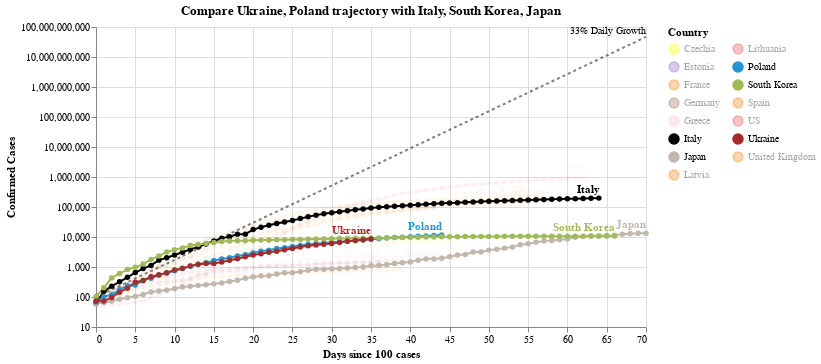

The notebook cell this image was saved under:
### Code cell
#hide_input
chart2 = make_since_chart(['Ukraine', 'Poland'])
chart2

### Figure 1 — Vega-Lite specification as saved in the notebook (floating-point values rounded to 4 significant figures; data arrays with more than 128 entries replaced by an {"elided": "..."} marker saying what was removed)
{"config": {"view": {"continuousWidth": 400, "continuousHeight": 300}}, "layer": [{"mark": {"type": "line", "color": "black", "opacity": 0.5, "strokeDash": [3, 3]}, "encoding": {"x": {"type": "quantitative", "field": "Days since 100 cases"}, "y": {"type": "quantitative", "field": "Confirmed Cases"}}}, {"mark": {"type": "text", "align": "right", "dy": -6, "fontSize": 10, "text": "33% Daily Growth"}, "encoding": {"x": {"type": "quantitative", "field": "Days since 100 cases"}, "y": {"type": "quantitative", "field": "Confirmed Cases"}}, "transform": [{"filter": "(datum['Days since 100 cases'] >= 70)"}]}, {"data": {"name": "data-0e9b0f6815613332706c91ac41e01c24"}, "mark": {"type": "line", "point": true}, "encoding": {"color": {"type": "nominal", "field": "Country", "legend": {"columns": 2}, "scale": {"domain": ["Czechia", "Estonia", "France", "Germany", "Greece", "Italy", "Japan", "Latvia", "Lithuania", "Poland", "South Korea", "Spain", "US", "Ukraine", "United Kingdom"], "range": ["yellow", "#9467bd", "#F58518", "#9D755D", "pink", "black", "#C1B7AD", "#F58518", "#E45756", "#2495D3", "#A1BA59", "#F58518", "#E45756", "brown", "#F58518"]}}, "opacity": {"condition": {"value": 1, "selection": "selector003"}, "value": 0.05}, "tooltip": [{"type": "nominal", "field": "Country"}, {"type": "temporal", "field": "Date"}, {"type": "quantitative", "field": "Confirmed Cases"}, {"type": "quantitative", "field": "Days since 100 cases"}], "x": {"type": "quantitative", "field": "Days since 100 cases"}, "y": {"type": "quantitative", "field": "Confirmed Cases", "scale": {"type": "log"}}}, "selection": {"selector003": {"type": "multi", "fields": ["Country"], "bind": "legend", "init": [{"Country": "Ukraine"}, {"Country": "Poland"}, {"Country": "Italy"}, {"Country": "South Korea"}, {"Country": "Japan"}]}}, "width": 550}, {"data": {"name": "data-0e9b0f6815613332706c91ac41e01c24"}, "mark": {"type": "text", "align": "right", "dy": -8, "fontWeight": "bold"}, "encoding": {"color": {"type": "nominal", "field": "Country", "legend": {"columns": 2}, "scale": {"domain": ["Czechia", "Estonia", "France", "Germany", "Greece", "Italy", "Japan", "Latvia", "Lithuania", "Poland", "South Korea", "Spain", "US", "Ukraine", "United Kingdom"], "range": ["yellow", "#9467bd", "#F58518", "#9D755D", "pink", "black", "#C1B7AD", "#F58518", "#E45756", "#2495D3", "#A1BA59", "#F58518", "#E45756", "brown", "#F58518"]}}, "opacity": {"condition": {"value": 1, "selection": "selector003"}, "value": 0.05}, "text": {"type": "nominal", "field": "Country"}, "tooltip": [{"type": "nominal", "field": "Country"}, {"type": "temporal", "field": "Date"}, {"type": "quantitative", "field": "Confirmed Cases"}, {"type": "quantitative", "field": "Days since 100 cases"}], "x": {"type": "quantitative", "field": "Days since 100 cases"}, "y": {"type": "quantitative", "field": "Confirmed Cases", "scale": {"type": "log"}}}, "transform": [{"filter": "(datum['Date'] >= 1587859200000)"}], "width": 550}], "data": {"name": "data-d5276c24790f743b3f5c40ddfbd27d02"}, "title": "Compare Ukraine, Poland trajectory with Italy, South Korea, Japan", "$schema": "https://vega.github.io/schema/vega-lite/v4.0.2.json", "datasets": {"data-d5276c24790f743b3f5c40ddfbd27d02": [{"Days since 100 cases": 0, "Confirmed Cases": 100.0}, {"Days since 100 cases": 1, "Confirmed Cases": 133.0}, {"Days since 100 cases": 2, "Confirmed Cases": 176.9}, {"Days since 100 cases": 3, "Confirmed Cases": 235.3}, {"Days since 100 cases": 4, "Confirmed Cases": 312.9}, {"Days since 100 cases": 5, "Confirmed Cases": 416.2}, {"Days since 100 cases": 6, "Confirmed Cases": 553.5}, {"Days since 100 cases": 7, "Confirmed Cases": 736.1}, {"Days since 100 cases": 8, "Confirmed Cases": 979.1}, {"Days since 100 cases": 9, "Confirmed Cases": 1302.0}, {"Days since 100 cases": 10, "Confirmed Cases": 1732.0}, {"Days since 100 cases": 11, "Confirmed Cases": 2303.0}, {"Days since 100 cases": 12, "Confirmed Cases": 3064.0}, {"Days since 100 cases": 13, "Confirmed Cases": 4074.0}, {"Days since 100 cases": 14, "Confirmed Cases": 5419.0}, {"Days since 100 cases": 15, "Confirmed Cases": 7207.0}, {"Days since 100 cases": 16, "Confirmed Cases": 9586.0}, {"Days since 100 cases": 17, "Confirmed Cases": 12750.0}, {"Days since 100 cases": 18, "Confirmed Cases": 16960.0}, {"Days since 100 cases": 19, "Confirmed Cases": 22550.0}, {"Days since 100 cases": 20, "Confirmed Cases": 29990.0}, {"Days since 100 cases": 21, "Confirmed Cases": 39890.0}, {"Days since 100 cases": 22, "Confirmed Cases": 53060.0}, {"Days since 100 cases": 23, "Confirmed Cases": 70560.0}, {"Days since 100 cases": 24, "Confirmed Cases": 93850.0}, {"Days since 100 cases": 25, "Confirmed Cases": 124800.0}, {"Days since 100 cases": 26, "Confirmed Cases": 166000.0}, {"Days since 100 cases": 27, "Confirmed Cases": 220800.0}, {"Days since 100 cases": 28, "Confirmed Cases": 293700.0}, {"Days since 100 cases": 29, "Confirmed Cases": 390600.0}, {"Days since 100 cases": 30, "Confirmed Cases": 519500.0}, {"Days since 100 cases": 31, "Confirmed Cases": 690900.0}, {"Days since 100 cases": 32, "Confirmed Cases": 918900.0}, {"Days since 100 cases": 33, "Confirmed Cases": 1222000.0}, {"Days since 100 cases": 34, "Confirmed Cases": 1625000.0}, {"Days since 100 cases": 35, "Confirmed Cases": 2162000.0}, {"Days since 100 cases": 36, "Confirmed Cases": 2875000.0}, {"Days since 100 cases": 37, "Confirmed Cases": 3824000.0}, {"Days since 100 cases": 38, "Confirmed Cases": 5086000.0}, {"Days since 100 cases": 39, "Confirmed Cases": 6764000.0}, {"Days since 100 cases": 40, "Confirmed Cases": 8996000.0}, {"Days since 100 cases": 41, "Confirmed Cases": 11970000.0}, {"Days since 100 cases": 42, "Confirmed Cases": 15910000.0}, {"Days since 100 cases": 43, "Confirmed Cases": 21170000.0}, {"Days since 100 cases": 44, "Confirmed Cases": 28150000.0}, {"Days since 100 cases": 45, "Confirmed Cases": 37440000.0}, {"Days since 100 cases": 46, "Confirmed Cases": 49790000.0}, {"Days since 100 cases": 47, "Confirmed Cases": 66230000.0}, {"Days since 100 cases": 48, "Confirmed Cases": 88080000.0}, {"Days since 100 cases": 49, "Confirmed Cases": 117100000.0}, {"Days since 100 cases": 50, "Confirmed Cases": 155800000.0}, {"Days since 100 cases": 51, "Confirmed Cases": 207200000.0}, {"Days since 100 cases": 52, "Confirmed Cases": 275600000.0}, {"Days since 100 cases": 53, "Confirmed Cases": 366600000.0}, {"Days since 100 cases": 54, "Confirmed Cases": 487500000.0}, {"Days since 100 cases": 55, "Confirmed Cases": 648400000.0}, {"Days since 100 cases": 56, "Confirmed Cases": 862400000.0}, {"Days since 100 cases": 57, "Confirmed Cases": 1147000000.0}, {"Days since 100 cases": 58, "Confirmed Cases": 1525000000.0}, {"Days since 100 cases": 59, "Confirmed Cases": 2029000000.0}, {"Days since 100 cases": 60, "Confirmed Cases": 2698000000.0}, {"Days since 100 cases": 61, "Confirmed Cases": 3589000000.0}, {"Days since 100 cases": 62, "Confirmed Cases": 4773000000.0}, {"Days since 100 cases": 63, "Confirmed Cases": 6348000000.0}, {"Days since 100 cases": 64, "Confirmed Cases": 8443000000.0}, {"Days since 100 cases": 65, "Confirmed Cases": 11230000000.0}, {"Days since 100 cases": 66, "Confirmed Cases": 14940000000.0}, {"Days since 100 cases": 67, "Confirmed Cases": 19860000000.0}, {"Days since 100 cases": 68, "Confirmed Cases": 26420000000.0}, {"Days since 100 cases": 69, "Confirmed Cases": 35140000000.0}, {"Days since 100 cases": 70, "Confirmed Cases": 46730000000.0}], "data-0e9b0f6815613332706c91ac41e01c24": {"elided": "795 records"}}}
